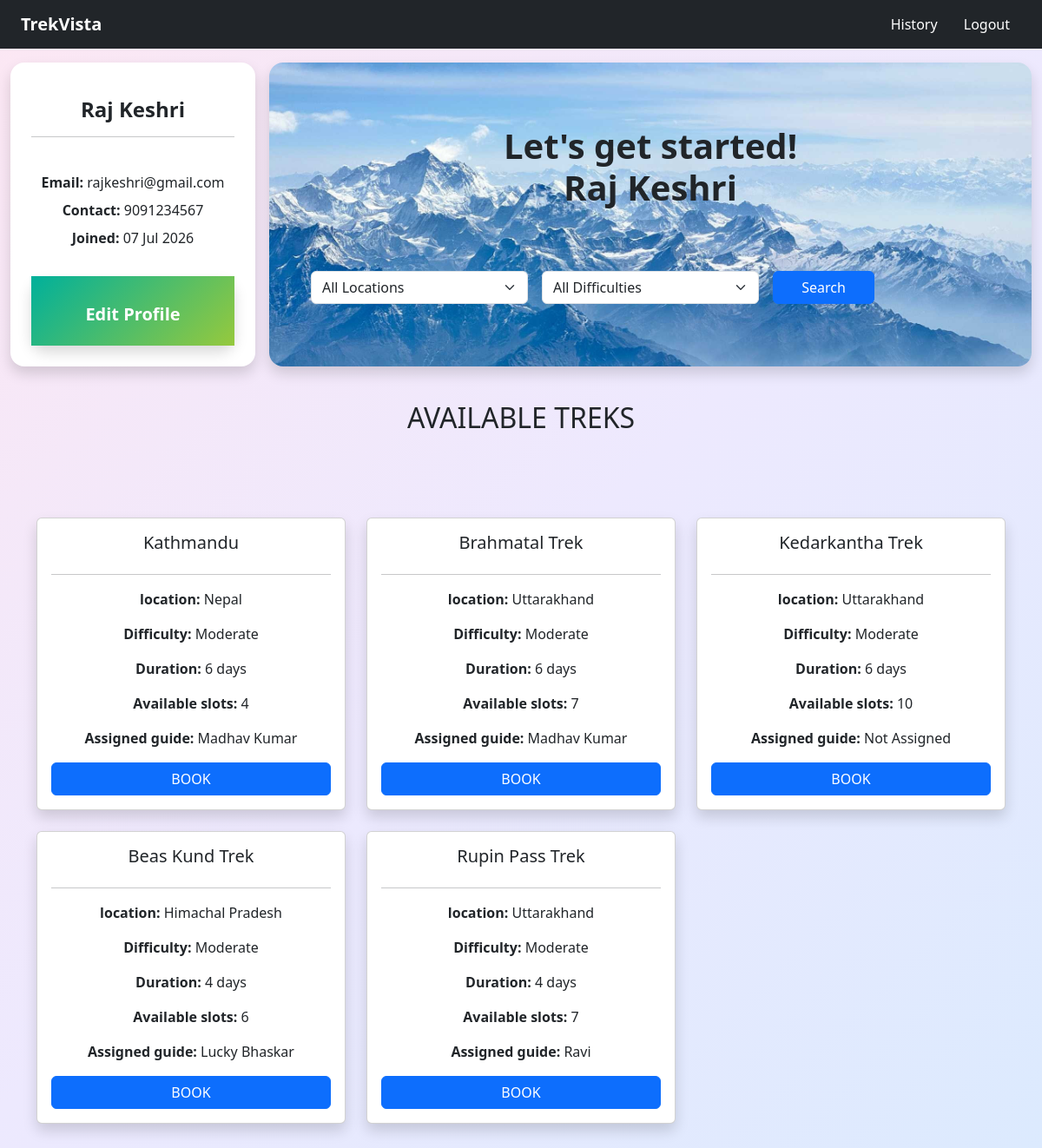
The page /user_dashboard (signed in) on the database its author committed.
### application/model.py (models this page shows)
class User(db.Model):
    user_id=db.Column(db.Integer,primary_key=True)
    user_name = db.Column(db.String(100),nullable = False)
    email=db.Column(db.String(100),unique=True, nullable=False)
    password=db.Column(db.String(200),nullable=False)
    mobile = db.Column(db.String(15), nullable=False)
    is_blacklisted = db.Column(db.Boolean, default=False)
    created_at= db.Column(db.DateTime, default=datetime.utcnow)
    status=db.Column(db.String,default="Approved" )
    bookings = db.relationship("Booking", backref="user")

class Trek(db.Model):
    trek_id=db.Column(db.Integer,primary_key=True)
    trek_name = db.Column(db.String,nullable = False)
    location = db.Column(db.String,nullable = False)
    difficulty = db.Column(db.String,nullable = False)
    duration =db.Column(db.Integer)
    available_slots =db.Column(db.Integer, nullable=False)
    assigned_staff_id =db.Column(db.Integer,db.ForeignKey("staff.staff_id"), nullable=True)
    trek_status=db.Column(db.String(100),default="Not Started")
    booking_status=db.Column(db.String(100),default="Open")
    start_date=db.Column(db.DateTime)
    end_date=db.Column(db.DateTime)
    payment_status = db.Column(db.String,default="Pending")
    is_closed = db.Column(db.Boolean, default=False)
    created_at =  db.Column(db.DateTime, default=datetime.utcnow)
    bookings = db.relationship("Booking", backref="trek")

class Staff(db.Model):
    staff_id=db.Column(db.Integer,primary_key=True)
    staff_name = db.Column(db.String, nullable = False)
    contact_details=db.Column(db.String(15))
    status=db.Column(db.String,default="Registered" )
    email = db.Column(db.String(100), unique=True,nullable = False)
    password = db.Column(db.String(100), nullable=False)
    is_added = db.Column(db.Boolean, default=False)
    is_blacklisted = db.Column(db.Boolean, default=False)
    treks=db.relationship("Trek",backref="staff")

### application/routes.py (the view)
@app.route("/user_dashboard")
def user_dashboard():
    user_id = session.get("user_id")
    if not user_id:
        return redirect("/login")
    user = User.query.get_or_404(user_id)
    location = request.args.get("location", "")
    difficulty = request.args.get("difficulty", "")
    query = Trek.query.filter(
        Trek.available_slots > 0,
        Trek.booking_status == "Open",
        Trek.is_closed == False,
    )
    if location:
        query = query.filter(
            Trek.location.ilike(f"%{location}%")
        )
    if difficulty:
        query = query.filter(
            Trek.difficulty == difficulty
        )
    treks = query.all()
    applied = {
        b.trek_id
        for b in Booking.query.filter_by(user_id=user_id).all()
    }
    locations = db.session.query(Trek.location).distinct().all()
    return render_template(
        "user/user_dashboard.html",
        user=user,
        treks=treks,
        applied=applied,
        locations=locations,
        location=location,
        difficulty=difficulty,
    )

### templates/User/user_dashboard.html (shortened to what this page needs)
<!DOCTYPE html>
<html lang="en">
<head>
     <link href="https://cdn.jsdelivr.net/npm/bootstrap@5.3.8/dist/css/bootstrap.min.css" rel="stylesheet"
>
</head>
<body>
 <nav class="navbar navbar-expand-lg navbar-dark bg-dark px-4">
    <a class="navbar-brand fw-bold">TrekVista</a>
        <div class="ms-auto">
        <a href="/user/bookings" class="btn text-white">
            History
        </a>
        <a href="/" class="btn text-white">
            Logout
        </a>
    </div>
</nav>
<div class="container-fluid py-3">
    <div class="row g-3">
<div class="col-lg-3">
    <div class="card shadow rounded-4 border-0">
        <div class="card-body text-center p-4">
            <h4 class="fw-bold mt-3 mb-1">
                {{ user.user_name }}
            </h4>
            <hr>
<br>
            <div class="text-start text-center">
                <p class=" mb-2">
                <strong>Email:</strong>  {{ user.email }}
            </p>
                <p class=" mb-2">
                <strong>Contact:</strong>  {{ user.mobile}}
            </p>
                <p class="mb-2">
                    <strong>Joined:</strong> {{ user.created_at.strftime('%d %b %Y') }}
                </p>
<br>
            </div>
            <a href="/user/edit_profile/{{ user.user_id}}"
                           class="text-decoration-none">
                            <div class="card border-0 shadow rounded-4 trek-card">
                                <div class="card-body text-center text-white"
                                     style="background:linear-gradient(135deg,#00b09b,#96c93d);">
                                    <h5 class="fw-bold mt-3">
                                        Edit Profile
                                    </h5>
                                </div>
                            </div>
                        </a>
        </div>
    </div>
</div>
        <div class="col-lg-9">
            <div class="rounded-4 shadow d-flex flex-column justify-content-center p-5"
                 style="
                    height:350px;
                    background-image:url('/static/images/user_dashboard.jpg');
                    background-size:cover;
                    background-position:top;
                    background-repeat:no-repeat;
                 ">
                <h1 class="fw-bold text-dark text-center">
                    Let's get started!<br>
                    {{ user.user_name }}
                </h1>
                <form method="GET"
                      action="{{ url_for('user_dashboard') }}"
                      class="row g-3 mt-5">
                    <br>
                    <div class="col-md-4">
                        <select name="location" class="form-select">
                            <option value="">All Locations</option>
                        </select>
                    </div>
                    <div class="col-md-4">
                        <select name="difficulty" class="form-select">
                            <option value="">All Difficulties</option>
                        </select>
                    </div>
                    <div class="col-md-2">
                        <button class="btn btn-primary w-100">
                            Search
                        </button>
                    </div>
                </form>
            </div>
        </div>
    </div>
</div>
<br>
{% if location or difficulty %}
<h2 class="mb-4 text-center">
    Search Results
</h2>
{% else %}
<h2 class="mb-4 text-center">
    AVAILABLE TREKS
</h2>
{% endif %}
<br>
<div class="container my-5">
    <div class="row">
        {%if treks %}
        {% for trek in treks  %}
        <div class="col-md-4 mb-4">
            <div class="card shadow p-3 text-center">
              <h5 class="card-title text-capitalize text-center">{{ trek.trek_name }}</h5>
              <hr>
                    <p><strong>location: </strong> {{ trek.location if trek.location else "N/A" }}</p>
                    <p><strong>Difficulty: </strong> {{ trek.difficulty }}</p>
                    <p><strong>Duration: </strong>{{ trek.duration if trek.duration else 'Not set' }} days</p>
                    <p><strong>Available slots: </strong>{{ trek.available_slots if trek.available_slots else 'Not set' }}</p>
                    <p><strong>Assigned guide:  </strong>{{ trek.staff.staff_name if trek.staff else "Not Assigned" }}</p>
                    {% if trek.trek_id in applied %}
    <button class="btn btn-secondary w-100" disabled>
        Already Booked
    </button>
{% else %}
    <form action="/user/apply/{{ trek.trek_id }}" method="POST">
        <button type="submit" class="btn btn-primary w-100">
            BOOK
        </button>
    </form>
{% endif %}
                </div>
            </div>
        {% endfor %}
{% else %}
<h1 class="text-center fw-bold">Nothing To See Here</h1>
{% endif %}
    </div>
</div>
</body>
</html>

### templates/User/user_dashboard.html (style rules this page uses)
body { background: linear-gradient( 135deg, #fce7f3, #ede9fe, #dbeafe); }

### rows shown on the page
User: user_name "Raj Keshri", email "rajkeshri@gmail.com", mobile "9091234567", created_at "07 Jul 2026"
Trek: trek_name "Kathmandu", location "Nepal", difficulty "Moderate", duration "6", available_slots "4", staff "Madhav Kumar"
Trek: trek_name "Brahmatal Trek", location "Uttarakhand", difficulty "Moderate", duration "6", available_slots "7", staff "Madhav Kumar"
Trek: trek_name "Kedarkantha Trek", location "Uttarakhand", difficulty "Moderate", duration "6", available_slots "10", staff "Not Assigned"
Trek: trek_name "Beas Kund Trek", location "Himachal Pradesh", difficulty "Moderate", duration "4", available_slots "6", staff "Lucky Bhaskar"
Trek: trek_name "Rupin Pass Trek", location "Uttarakhand", difficulty "Moderate", duration "4", available_slots "7", staff "Ravi"
